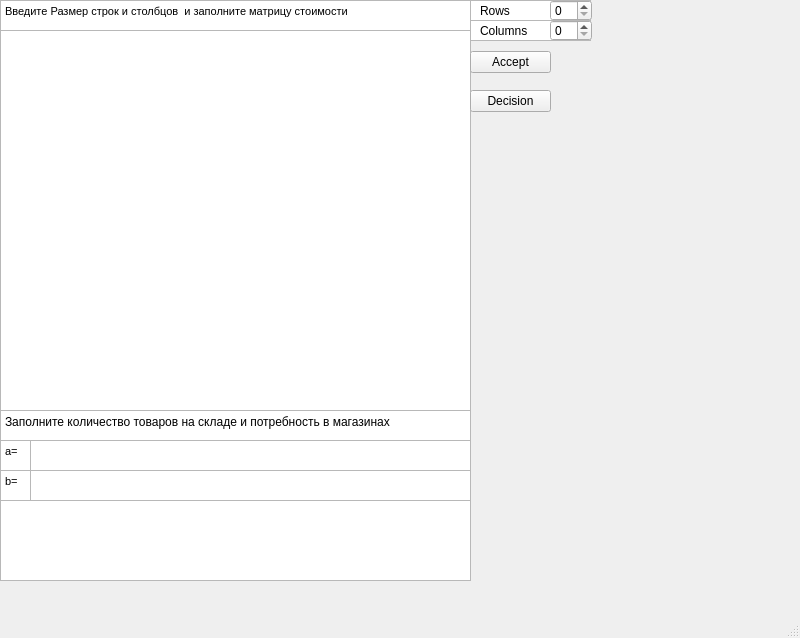
<?xml version="1.0" encoding="UTF-8"?>
<ui version="4.0">
 <class>TTC</class>
 <widget class="QMainWindow" name="TTC">
  <property name="geometry">
   <rect>
    <x>0</x>
    <y>0</y>
    <width>800</width>
    <height>638</height>
   </rect>
  </property>
  <property name="windowTitle">
   <string>TTC</string>
  </property>
  <widget class="QWidget" name="centralwidget">
   <widget class="QTextEdit" name="textEdit">
    <property name="geometry">
     <rect>
      <x>0</x>
      <y>0</y>
      <width>471</width>
      <height>31</height>
     </rect>
    </property>
    <property name="readOnly">
     <bool>true</bool>
    </property>
    <property name="html">
     <string>&lt;!DOCTYPE HTML PUBLIC &quot;-//W3C//DTD HTML 4.0//EN&quot; &quot;http://www.w3.org/TR/REC-html40/strict.dtd&quot;&gt;
&lt;html&gt;&lt;head&gt;&lt;meta name=&quot;qrichtext&quot; content=&quot;1&quot; /&gt;&lt;style type=&quot;text/css&quot;&gt;
p, li { white-space: pre-wrap; }
&lt;/style&gt;&lt;/head&gt;&lt;body style=&quot; font-family:'MS Shell Dlg 2'; font-size:8.25pt; font-weight:400; font-style:normal;&quot;&gt;
&lt;p style=&quot; margin-top:0px; margin-bottom:0px; margin-left:0px; margin-right:0px; -qt-block-indent:0; text-indent:0px;&quot;&gt;Введите Размер строк и столбцов  и заполните матрицу стоимости &lt;/p&gt;&lt;/body&gt;&lt;/html&gt;</string>
    </property>
   </widget>
   <widget class="QTableWidget" name="tableWidget">
    <property name="geometry">
     <rect>
      <x>0</x>
      <y>30</y>
      <width>471</width>
      <height>381</height>
     </rect>
    </property>
    <attribute name="horizontalHeaderVisible">
     <bool>false</bool>
    </attribute>
    <attribute name="verticalHeaderVisible">
     <bool>false</bool>
    </attribute>
   </widget>
   <widget class="QTextEdit" name="textEdit_2">
    <property name="geometry">
     <rect>
      <x>0</x>
      <y>440</y>
      <width>31</width>
      <height>31</height>
     </rect>
    </property>
    <property name="readOnly">
     <bool>true</bool>
    </property>
    <property name="html">
     <string>&lt;!DOCTYPE HTML PUBLIC &quot;-//W3C//DTD HTML 4.0//EN&quot; &quot;http://www.w3.org/TR/REC-html40/strict.dtd&quot;&gt;
&lt;html&gt;&lt;head&gt;&lt;meta name=&quot;qrichtext&quot; content=&quot;1&quot; /&gt;&lt;style type=&quot;text/css&quot;&gt;
p, li { white-space: pre-wrap; }
&lt;/style&gt;&lt;/head&gt;&lt;body style=&quot; font-family:'MS Shell Dlg 2'; font-size:8.25pt; font-weight:400; font-style:normal;&quot;&gt;
&lt;p style=&quot; margin-top:0px; margin-bottom:0px; margin-left:0px; margin-right:0px; -qt-block-indent:0; text-indent:0px;&quot;&gt;a=&lt;/p&gt;&lt;/body&gt;&lt;/html&gt;</string>
    </property>
   </widget>
   <widget class="QTextEdit" name="textEdit_3">
    <property name="geometry">
     <rect>
      <x>0</x>
      <y>470</y>
      <width>31</width>
      <height>31</height>
     </rect>
    </property>
    <property name="readOnly">
     <bool>true</bool>
    </property>
    <property name="html">
     <string>&lt;!DOCTYPE HTML PUBLIC &quot;-//W3C//DTD HTML 4.0//EN&quot; &quot;http://www.w3.org/TR/REC-html40/strict.dtd&quot;&gt;
&lt;html&gt;&lt;head&gt;&lt;meta name=&quot;qrichtext&quot; content=&quot;1&quot; /&gt;&lt;style type=&quot;text/css&quot;&gt;
p, li { white-space: pre-wrap; }
&lt;/style&gt;&lt;/head&gt;&lt;body style=&quot; font-family:'MS Shell Dlg 2'; font-size:8.25pt; font-weight:400; font-style:normal;&quot;&gt;
&lt;p style=&quot; margin-top:0px; margin-bottom:0px; margin-left:0px; margin-right:0px; -qt-block-indent:0; text-indent:0px;&quot;&gt;b=&lt;/p&gt;&lt;/body&gt;&lt;/html&gt;</string>
    </property>
   </widget>
   <widget class="QTableWidget" name="tableWidget_2">
    <property name="geometry">
     <rect>
      <x>30</x>
      <y>440</y>
      <width>441</width>
      <height>31</height>
     </rect>
    </property>
    <attribute name="horizontalHeaderVisible">
     <bool>false</bool>
    </attribute>
    <attribute name="verticalHeaderVisible">
     <bool>false</bool>
    </attribute>
   </widget>
   <widget class="QTableWidget" name="tableWidget_3">
    <property name="geometry">
     <rect>
      <x>30</x>
      <y>470</y>
      <width>441</width>
      <height>31</height>
     </rect>
    </property>
    <attribute name="horizontalHeaderVisible">
     <bool>false</bool>
    </attribute>
    <attribute name="verticalHeaderVisible">
     <bool>false</bool>
    </attribute>
   </widget>
   <widget class="QTextEdit" name="textEdit_4">
    <property name="geometry">
     <rect>
      <x>0</x>
      <y>410</y>
      <width>471</width>
      <height>31</height>
     </rect>
    </property>
    <property name="readOnly">
     <bool>true</bool>
    </property>
    <property name="html">
     <string>&lt;!DOCTYPE HTML PUBLIC &quot;-//W3C//DTD HTML 4.0//EN&quot; &quot;http://www.w3.org/TR/REC-html40/strict.dtd&quot;&gt;
&lt;html&gt;&lt;head&gt;&lt;meta name=&quot;qrichtext&quot; content=&quot;1&quot; /&gt;&lt;style type=&quot;text/css&quot;&gt;
p, li { white-space: pre-wrap; }
&lt;/style&gt;&lt;/head&gt;&lt;body style=&quot; font-family:'MS Shell Dlg 2'; font-size:8.25pt; font-weight:400; font-style:normal;&quot;&gt;
&lt;p style=&quot; margin-top:0px; margin-bottom:0px; margin-left:0px; margin-right:0px; -qt-block-indent:0; text-indent:0px;&quot;&gt;&lt;span style=&quot; font-family:'Segoe UI'; font-size:9pt;&quot;&gt;Заполните количество товаров на складе и потребность в магазинах   &lt;/span&gt;&lt;/p&gt;&lt;/body&gt;&lt;/html&gt;</string>
    </property>
   </widget>
   <widget class="QTextEdit" name="textEdit_5">
    <property name="geometry">
     <rect>
      <x>0</x>
      <y>500</y>
      <width>471</width>
      <height>81</height>
     </rect>
    </property>
    <property name="readOnly">
     <bool>true</bool>
    </property>
    <property name="html">
     <string>&lt;!DOCTYPE HTML PUBLIC &quot;-//W3C//DTD HTML 4.0//EN&quot; &quot;http://www.w3.org/TR/REC-html40/strict.dtd&quot;&gt;
&lt;html&gt;&lt;head&gt;&lt;meta name=&quot;qrichtext&quot; content=&quot;1&quot; /&gt;&lt;style type=&quot;text/css&quot;&gt;
p, li { white-space: pre-wrap; }
&lt;/style&gt;&lt;/head&gt;&lt;body style=&quot; font-family:'MS Shell Dlg 2'; font-size:8.25pt; font-weight:400; font-style:normal;&quot;&gt;
&lt;p style=&quot;-qt-paragraph-type:empty; margin-top:0px; margin-bottom:0px; margin-left:0px; margin-right:0px; -qt-block-indent:0; text-indent:0px;&quot;&gt;&lt;br /&gt;&lt;/p&gt;&lt;/body&gt;&lt;/html&gt;</string>
    </property>
   </widget>
   <widget class="QLabel" name="label">
    <property name="geometry">
     <rect>
      <x>480</x>
      <y>0</y>
      <width>61</width>
      <height>21</height>
     </rect>
    </property>
    <property name="text">
     <string>Rows</string>
    </property>
   </widget>
   <widget class="QTextEdit" name="textEdit_6">
    <property name="geometry">
     <rect>
      <x>470</x>
      <y>0</y>
      <width>121</width>
      <height>21</height>
     </rect>
    </property>
   </widget>
   <widget class="QLabel" name="label_2">
    <property name="geometry">
     <rect>
      <x>480</x>
      <y>20</y>
      <width>47</width>
      <height>21</height>
     </rect>
    </property>
    <property name="text">
     <string>Columns</string>
    </property>
   </widget>
   <widget class="QSpinBox" name="spinBox">
    <property name="geometry">
     <rect>
      <x>550</x>
      <y>0</y>
      <width>42</width>
      <height>21</height>
     </rect>
    </property>
   </widget>
   <widget class="QSpinBox" name="spinBox_2">
    <property name="geometry">
     <rect>
      <x>550</x>
      <y>20</y>
      <width>42</width>
      <height>21</height>
     </rect>
    </property>
   </widget>
   <widget class="QTextEdit" name="textEdit_7">
    <property name="geometry">
     <rect>
      <x>470</x>
      <y>20</y>
      <width>121</width>
      <height>21</height>
     </rect>
    </property>
   </widget>
   <widget class="QWidget" name="verticalLayoutWidget">
    <property name="geometry">
     <rect>
      <x>470</x>
      <y>40</y>
      <width>81</width>
      <height>83</height>
     </rect>
    </property>
    <layout class="QVBoxLayout" name="verticalLayout">
     <item>
      <widget class="QPushButton" name="pushButton">
       <property name="text">
        <string>Accept</string>
       </property>
      </widget>
     </item>
     <item>
      <widget class="QPushButton" name="pushButton_3">
       <property name="text">
        <string>Decision</string>
       </property>
      </widget>
     </item>
    </layout>
   </widget>
   <zorder>textEdit</zorder>
   <zorder>tableWidget</zorder>
   <zorder>textEdit_2</zorder>
   <zorder>textEdit_3</zorder>
   <zorder>tableWidget_2</zorder>
   <zorder>tableWidget_3</zorder>
   <zorder>textEdit_4</zorder>
   <zorder>textEdit_5</zorder>
   <zorder>textEdit_6</zorder>
   <zorder>label</zorder>
   <zorder>spinBox</zorder>
   <zorder>textEdit_7</zorder>
   <zorder>label_2</zorder>
   <zorder>spinBox_2</zorder>
   <zorder>verticalLayoutWidget</zorder>
  </widget>
  <widget class="QMenuBar" name="menubar">
   <property name="geometry">
    <rect>
     <x>0</x>
     <y>0</y>
     <width>800</width>
     <height>21</height>
    </rect>
   </property>
  </widget>
  <widget class="QStatusBar" name="statusbar"/>
 </widget>
 <resources/>
 <connections/>
</ui>
